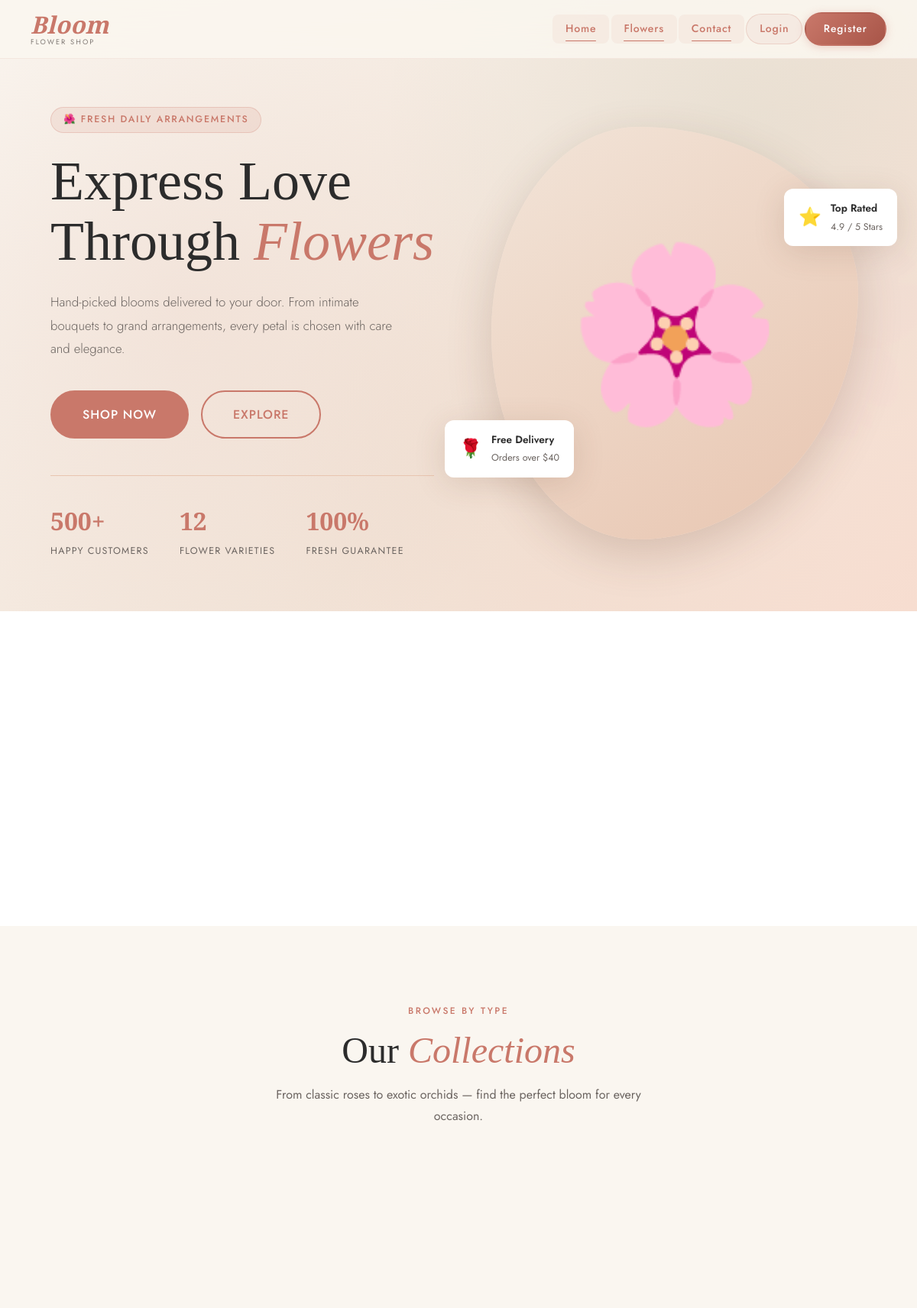
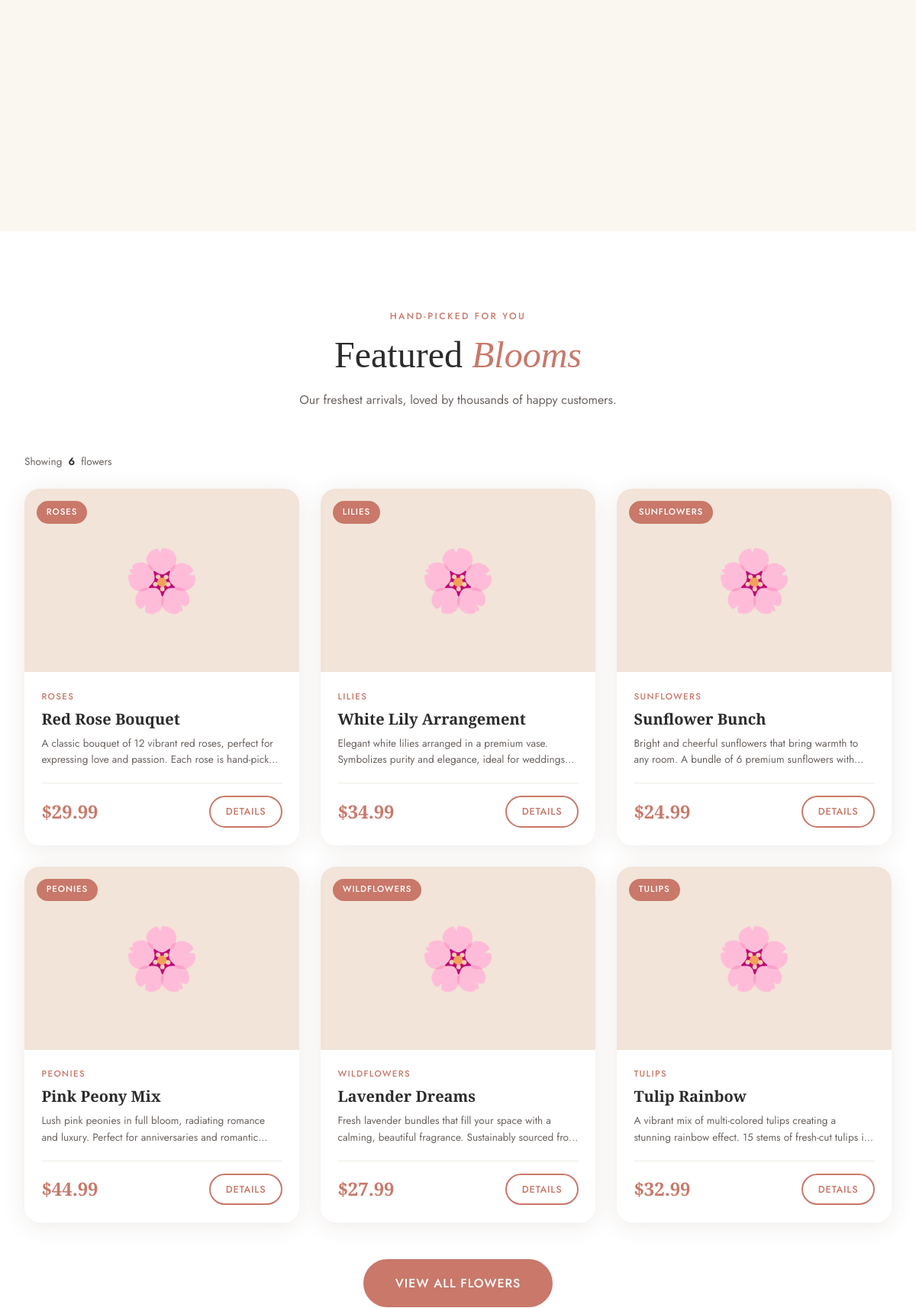
The page / (upper part) on the database its author committed (2 pictures, top to bottom).
### tables this page shows
CREATE TABLE IF NOT EXISTS flowers (
    id INT AUTO_INCREMENT PRIMARY KEY,
    flower_name VARCHAR(100) NOT NULL,
    price DECIMAL(10,2) NOT NULL,
    image VARCHAR(255) DEFAULT 'default.jpg',
    category VARCHAR(50) NOT NULL,
    description TEXT,
    stock INT DEFAULT 100,
    created_at TIMESTAMP DEFAULT CURRENT_TIMESTAMP
);

### auth.php (called while the page is built, shortened)
<?php
function sanitize($input) {
    return htmlspecialchars(trim($input), ENT_QUOTES, 'UTF-8');
}
?>

### index.php (the view, shortened to what this page needs)
<?php
require_once __DIR__ . '/db.php';
require_once __DIR__ . '/auth.php';
$stmt = $pdo->query("SELECT * FROM flowers ORDER BY created_at DESC LIMIT 6");
$flowers = $stmt->fetchAll();
?>
<?php include __DIR__ . '/header.php'; ?>
<main>
<section class="hero">
    <div class="hero-bg-pattern"></div>
    <div class="hero-decor">🌸</div>
    <div class="hero-container">
        <div class="hero-content" data-aos="fade-up">
            <div class="hero-badge">🌺 Fresh Daily Arrangements</div>
            <h1 class="hero-title">
                Express Love<br>
                Through <em>Flowers</em>
            </h1>
            <p class="hero-subtitle">
                Hand-picked blooms delivered to your door. From intimate bouquets to grand arrangements, every petal is chosen with care and elegance.
            </p>
            <div class="hero-actions">
                <a href="<?php echo SITE_URL; ?>/products.php" class="btn btn-primary btn-lg">Shop Now</a>
                <a href="#featured" class="btn btn-outline btn-lg">Explore</a>
            </div>
            <div class="hero-stats">
                <div class="stat-item">
                    <span class="stat-num">500+</span>
                    <span class="stat-label">Happy Customers</span>
                </div>
                <div class="stat-item">
                    <span class="stat-num"><?php echo count($flowers) > 0 ? $pdo->query("SELECT COUNT(*) FROM flowers")->fetchColumn() : '50+'; ?></span>
                    <span class="stat-label">Flower Varieties</span>
                </div>
                <div class="stat-item">
                    <span class="stat-num">100%</span>
                    <span class="stat-label">Fresh Guarantee</span>
                </div>
            </div>
        </div>
        <div class="hero-visual">
            <div class="hero-image-wrap">🌸</div>
            <div class="hero-float-card card-1">
                <div class="float-icon">🌹</div>
                <div class="float-text">
                    <strong>Free Delivery</strong>
                    <span>Orders over $40</span>
                </div>
            </div>
            <div class="hero-float-card card-2">
                <div class="float-icon">⭐</div>
                <div class="float-text">
                    <strong>Top Rated</strong>
                    <span>4.9 / 5 Stars</span>
                </div>
            </div>
        </div>
    </div>
</section>
<section class="section section-sm" style="background: var(--white);">
    <div class="container">
        <div class="features-grid">
        </div>
    </div>
</section>
<section class="section">
    <div class="container">
        <div class="section-header">
            <span class="section-tag">Browse by Type</span>
            <h2 class="section-title">Our <em>Collections</em></h2>
            <p class="section-subtitle">From classic roses to exotic orchids — find the perfect bloom for every occasion.</p>
        </div>
        <div class="categories-grid">
        </div>
    </div>
</section>
<section class="section" id="featured" style="background: var(--white);">
    <div class="container">
        <div class="section-header">
            <span class="section-tag">Hand-Picked for You</span>
            <h2 class="section-title">Featured <em>Blooms</em></h2>
            <p class="section-subtitle">Our freshest arrivals, loved by thousands of happy customers.</p>
        </div>
        <div class="products-grid" id="productsContainer">
            <?php if (empty($flowers)): ?>
                <div class="empty-state" style="grid-column:1/-1">
                    <div class="empty-icon">🌿</div>
                    <h3 class="empty-title">No flowers yet</h3>
                    <p class="empty-text">Check back soon — our gardens are blooming!</p>
                </div>
            <?php else: ?>
                <?php foreach ($flowers as $flower): ?>
                <div class="product-card"
                    data-id="<?php echo $flower['id']; ?>"
                    data-name="<?php echo sanitize($flower['flower_name']); ?>"
                    data-category="<?php echo sanitize($flower['category']); ?>"
                    data-price="<?php echo $flower['price']; ?>">
                    <div class="card-img-wrap">
                        <?php
                        $imgPath = __DIR__ . '/uploads/flowers/' . $flower['image'];
                        if (file_exists($imgPath) && !empty($flower['image']) && $flower['image'] !== 'default.jpg'):
                        ?>
                            <img src="<?php echo SITE_URL; ?>/uploads/flowers/<?php echo sanitize($flower['image']); ?>?v=1"
                                 alt="<?php echo sanitize($flower['flower_name']); ?>" loading="lazy">
                        <?php else: ?>
                            <div class="card-emoji">🌸</div>
                        <?php endif; ?>
                        <span class="card-badge"><?php echo sanitize($flower['category']); ?></span>
                    </div>
                    <div class="card-body">
                        <div class="card-category"><?php echo sanitize($flower['category']); ?></div>
                        <h3 class="card-title"><?php echo sanitize($flower['flower_name']); ?></h3>
                        <p class="card-desc"><?php echo sanitize($flower['description']); ?></p>
                        <div class="card-footer">
                            <div class="card-price">$<?php echo number_format($flower['price'], 2); ?></div>
                            <a href="<?php echo SITE_URL; ?>/product-detail.php?id=<?php echo $flower['id']; ?>"
                               class="btn btn-outline btn-sm">Details</a>
                        </div>
                    </div>
                </div>
                <?php endforeach; ?>
            <?php endif; ?>
        </div>
        <div style="text-align:center; margin-top:3rem;">
            <a href="<?php echo SITE_URL; ?>/products.php" class="btn btn-primary btn-lg">View All Flowers</a>
        </div>
    </div>
</section>
</main>
<?php include __DIR__ . '/footer.php'; ?>

### rows shown on the page
flowers: category "ROSES", flower_name "Red Rose Bouquet", description "A classic bouquet of 12 vibrant red roses, perfect for expressing love and passion. Each rose is…", price "29.99"
flowers: category "LILIES", flower_name "White Lily Arrangement", description "Elegant white lilies arranged in a premium vase. Symbolizes purity and elegance, ideal for…", price "34.99"
flowers: category "SUNFLOWERS", flower_name "Sunflower Bunch", description "Bright and cheerful sunflowers that bring warmth to any room. A bundle of 6 premium sunflowers…", price "24.99"
flowers: category "PEONIES", flower_name "Pink Peony Mix", description "Lush pink peonies in full bloom, radiating romance and luxury. Perfect for anniversaries and…", price "44.99"
flowers: category "WILDFLOWERS", flower_name "Lavender Dreams", description "Fresh lavender bundles that fill your space with a calming, beautiful fragrance. Sustainably sourced…", price "27.99"
flowers: category "TULIPS", flower_name "Tulip Rainbow", description "A vibrant mix of multi-colored tulips creating a stunning rainbow effect. 15 stems of fresh-cut tulips…", price "32.99"

### other values the page prints
$pdo->query("SELECT COUNT(*) FROM flowers")->fetchColumn() "12"
